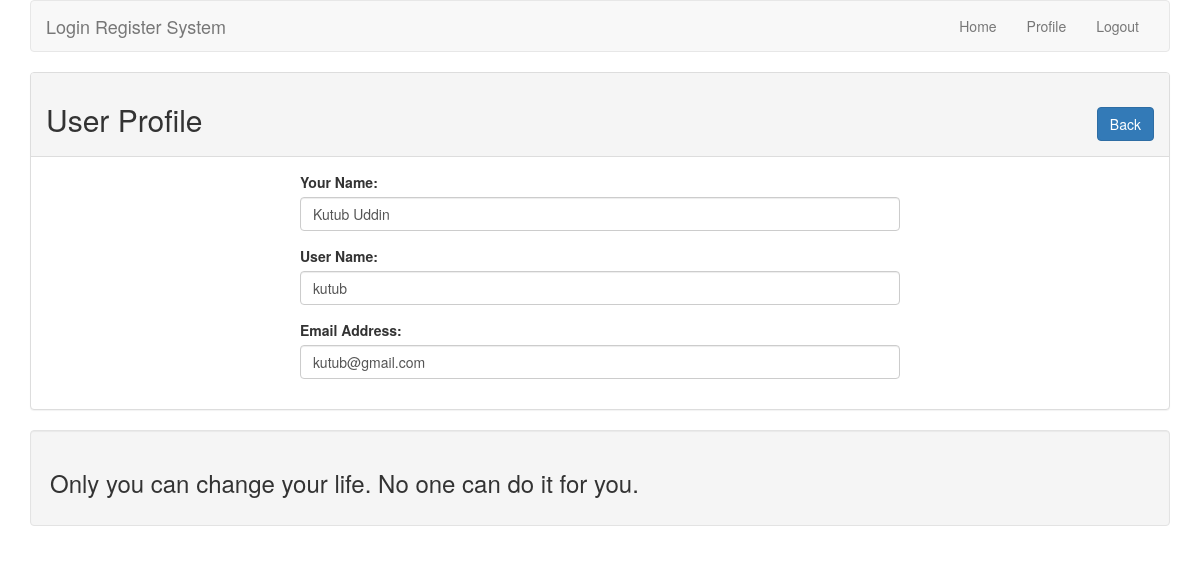
The page /lr/profile.php?id=11 (signed in) on the database its author committed.
### tables this page shows
CREATE TABLE `tbl_user` (
  `id` int(11) NOT NULL,
  `name` varchar(255) NOT NULL,
  `username` varchar(255) NOT NULL,
  `email` varchar(255) NOT NULL,
  `password` varchar(255) NOT NULL
);

### lr/lib/User.php (called while the page is built, shortened)
<?php
	include 'Database.php';
class User{
	private $db;
	public function __construct(){
			$this->db = new Database;
	}
	public function getUserById($id){
		$sql = "SELECT * FROM tbl_user WHERE id = :id LIMIT 1 ";
		$query = $this->db->pdo->prepare($sql);
		$query->bindValue(':id',$id);
		$query->execute();
		$result = $query->fetch(PDO::FETCH_OBJ);
		return $result;
	}
}
?>

### lr/lib/Database.php (called while the page is built)
<?php
class Database{
		private $hostdb = "localhost";
		private $userdb = "root";
		private $passdb = "";
		private $namedb = "db_lr";
		public $pdo;
		public function __construct(){
			if (!isset($this->pdo)) {
				try{
					$link = new PDO("mysql:host=".$this->hostdb."; dbname=".$this->namedb,$this->userdb,
						$this->passdb);
					$link->setAttribute(PDO::ATTR_ERRMODE, PDO::ERRMODE_EXCEPTION);
					$link->exec("SET CHARACTER SET utf8");
					$this->pdo = $link;
				}catch(PDOException $e){
					die("Fail to connect with Database".$e->getMessage());
				}
			}
		}
}
?>

### lr/profile.php (the view, shortened to what this page needs)
<?php
include'lib/User.php';
include'inc/header.php';
?>
<?php
	if (isset($_GET['id'])) {
		$userid = (int)$_GET['id'];
	}
	$user = new User();
?>
	<div class="panel panel-default">
		<div class="panel-heading">
			<h2>User Profile <span class="pull-right"><a class="btn btn-primary" href="index.php">Back</a></span></h2>
		</div>
		<div class="panel-body">
			<div style="max-width: 600px; margin: 0 auto;">
<?php
	$userdata = $user->getUserById($userid);
	if ($userdata) {
?>
				<form action="" method="post">
					<div class="form-group">
						<label for="name">Your Name:</label>
						<input type="text" id="name" name="name" class="form-control"
						 value="<?php echo $userdata->name; ?>"></input>
					</div>
					<div class="form-group">
						<label for="username">User Name:</label>
						<input type="text" id="username" name="username" class="form-control"
						value="<?php echo $userdata->username; ?>"></input>
					</div>
					<div class="form-group">
						<label for="email">Email Address:</label>
						<input type="text" id="email" name="email" class="form-control"
						value="<?php echo $userdata->email; ?>"></input>
					</div>
				</form>
			<?php } ?>
			</div>
		</div>
	</div>
<?php include 'inc/footer.php' ?>

### rows shown on the page
tbl_user: name "Kutub Uddin", username "kutub", email "kutub@gmail.com"
